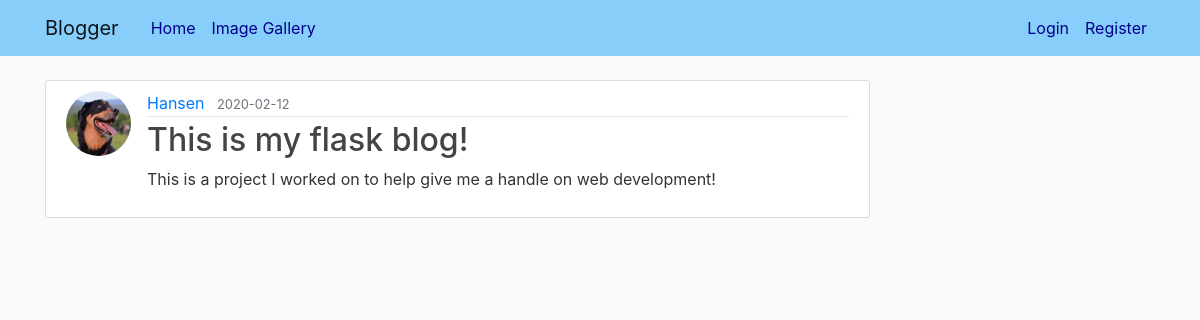
/post/1, run on an earlier commit of the app's database.
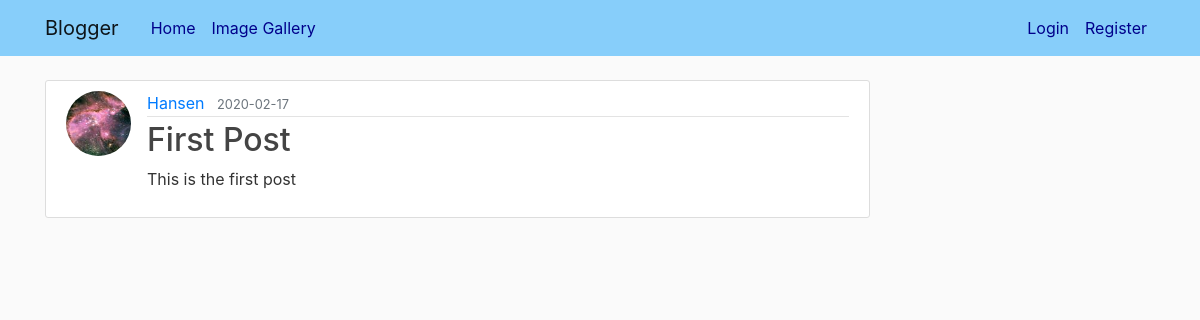
And on a later commit of the database.
### flaskblog/models.py (models this page shows, shortened)
class User(db.Model, UserMixin):
    id = db.Column(db.Integer, primary_key=True)
    username = db.Column(db.String(20), unique=True, nullable=False)
    email = db.Column(db.String(120), unique=True, nullable=False)
    image_file = db.Column(db.String(20), nullable=False, default='default.jpg')
    password = db.Column(db.String(60), nullable=False)
    posts = db.relationship('Post', backref='author', lazy=True) #backref can be accessed from post
    images = db.relationship('Images', backref='author', lazy=True)

class Post(db.Model):
    id = db.Column(db.Integer, primary_key=True)
    title = db.Column(db.String(100), nullable=False)
    date_posted = db.Column(db.DateTime, nullable=False, default=datetime.utcnow)
    content = db.Column(db.Text, nullable=False)
    user_id = db.Column(db.Integer, db.ForeignKey('user.id'), nullable=False) #table name is automatically lower case model class name

### flaskblog/posts/routes.py (the view)
@posts.route("/post/<int:post_id>")
def post(post_id):
    post = Post.query.get_or_404(post_id)
    return render_template('post.html', title=post.title, post=post)

### flaskblog/templates/post.html (shortened to what this page needs)
{% extends "layout.html" %}
{% block content %}
    <article class="media content-section">
      <img class="rounded-circle article-img" src="{{ url_for('static', filename='profile_pics/' + post.author.image_file) }}">
      <div class="media-body">
        <div class="article-metadata">
          <a class="mr-2" href="{{ url_for('users.user_posts', username=post.author.username) }}">{{ post.author.username }}</a>
          <small class="text-muted">{{ post.date_posted.strftime('%Y-%m-%d') }}</small>
        </div>
        <h2 class="article-title">{{ post.title }}</h2>
        <p class="article-content">{{ post.content }}</p>
      </div>
    </article>
{% endblock content %}

What changed in the data, as far as the page shows it:
changed User "Hansen": image_file: picture added in place of a placeholder
changed Post: date_posted "2020-02-12" → "2020-02-17"; title "This is my flask blog!" → "First Post"; content "This is a project I worked on to help give me a handle on web development!" → "This is the first post"
